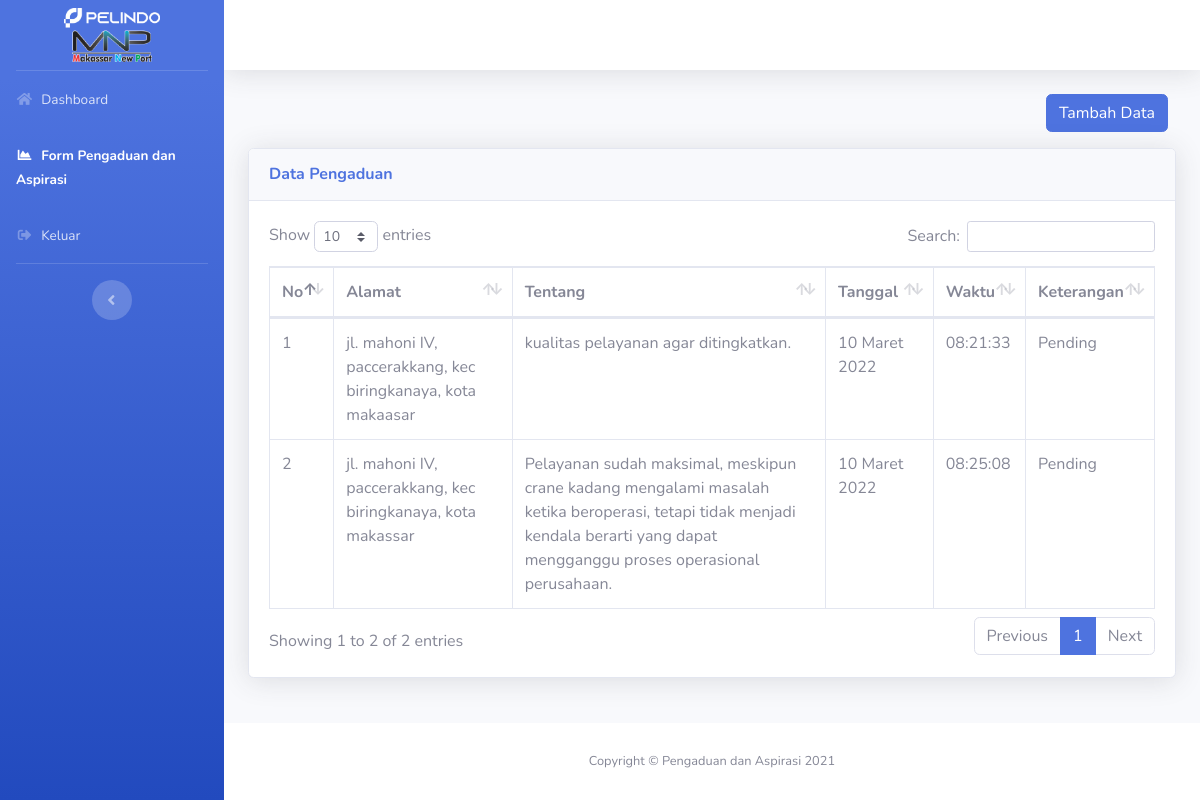
The page /form-pengaduan-dan-aspirasi.php (signed in) on the database its author committed.
### tables this page shows
CREATE TABLE `data_pengaduan_dan_aspirasi` (
  `id` int(11) NOT NULL,
  `username_user` varchar(50) NOT NULL,
  `no_hp` varchar(20) NOT NULL,
  `alamat` text NOT NULL,
  `tentang` text NOT NULL,
  `tanggal` date NOT NULL,
  `waktu` time NOT NULL,
  `keterangan` varchar(50) NOT NULL,
  `kategori` varchar(50) NOT NULL
);

### function.php (called while the page is built, shortened)
<?php
    $conn = mysqli_connect('localhost','root','','pengaduan_dan_aspirasi');
    function query($query){
        global $conn;
        $result = mysqli_query($conn,$query);
        $rows = [];
        while($row = mysqli_fetch_assoc($result)){
            $rows[] = $row;
        }
        return $rows;
    }
    function tgl_indo($tanggal){
        $bulan = array (
            1 =>   'Januari',
            'Februari',
            'Maret',
            'April',
            'Mei',
            'Juni',
            'Juli',
            'Agustus',
            'September',
            'Oktober',
            'November',
            'Desember'
        );
        $pecahkan = explode('-', $tanggal);
        return $pecahkan[2] . ' ' . $bulan[ (int)$pecahkan[1] ] . ' ' . $pecahkan[0];
    }

### form-pengaduan-dan-aspirasi.php (the view, shortened to what this page needs)
<?php
    include 'function.php';
    $user_id = $_SESSION['username'];
    $dataLaporans = query("SELECT*FROM data_pengaduan_dan_aspirasi WHERE username_user='$user_id' ORDER BY tanggal ASC");
?>
<!DOCTYPE html>
<html lang="en">
<head>
    <link href="vendor/fontawesome-free/css/all.min.css" rel="stylesheet" type="text/css">
    <link href="css/sb-admin-2.min.css" rel="stylesheet">
    <link href="vendor/datatables/dataTables.bootstrap4.min.css" rel="stylesheet">
</head>
<body id="page-top">
    <div id="wrapper">
        <?php
            include 'view/sidebar-user.php'
        ?>
        <div id="content-wrapper" class="d-flex flex-column">
            <div id="content">
                <?php
                    include 'view/topbar.php';
                ?>
                <div class="container-fluid">
                    <div class="row justify-content-end mr-2 mb-3">
                        <button class="btn btn-primary" type="button" data-toggle="modal" data-target="#tambah">Tambah Data</button>
                    </div>
                    <div class="card shadow mb-4">
                        <div class="card-header py-3">
                            <h6 class="m-0 font-weight-bold text-primary">Data Pengaduan</h6>
                        </div>
                        <div class="card-body">
                            <div class="table-responsive">
                                <table class="table table-bordered" id="dataTable" width="100%" cellspacing="0">
                                    <thead>
                                        <tr>
                                            <th>No</th>
                                            <th>Alamat</th>
                                            <th>Tentang</th>
                                            <th>Tanggal</th>
                                            <th>Waktu</th>
                                            <th>Keterangan</th>
                                        </tr>
                                    </thead>
                                    <tbody>
                                        <?php
                                            $no=1;
                                            foreach($dataLaporans AS $dataLaporan):
                                        ?>
                                        <tr>
                                            <td><?=$no?></td>
                                            <td><?=$dataLaporan['alamat']?></td>
                                            <td><?=$dataLaporan['tentang']?></td>
                                            <td><?=tgl_indo($dataLaporan['tanggal'])?></td>
                                            <td><?=$dataLaporan['waktu']?></td>
                                            <td><?=$dataLaporan['keterangan']?></td>
                                        </tr>
                                        <?php
                                            $no++;
                                            endforeach;
                                        ?>
                                    </tbody>
                                </table>
                            </div>
                        </div>
                    </div>
                </div>
            </div>
            <?php
                include 'view/footer.php';
            ?>
        </div>
    </div>
</body>
</html>

### rows shown on the page
data_pengaduan_dan_aspirasi: alamat "jl. mahoni IV, paccerakkang, kec biringkanaya, kota makaasar", tentang "kualitas pelayanan agar ditingkatkan.", tanggal "10 Maret 2022", waktu "08:21:33", keterangan "Pending"
data_pengaduan_dan_aspirasi: alamat "jl. mahoni IV, paccerakkang, kec biringkanaya, kota makassar", tentang "Pelayanan sudah maksimal, meskipun crane kadang mengalami masalah ketika beroperasi, tetapi tidak menjadi kendala berarti yang dapat mengganggu proses operasional perusahaan.", tanggal "10 Maret 2022", waktu "08:25:08", keterangan "Pending"
